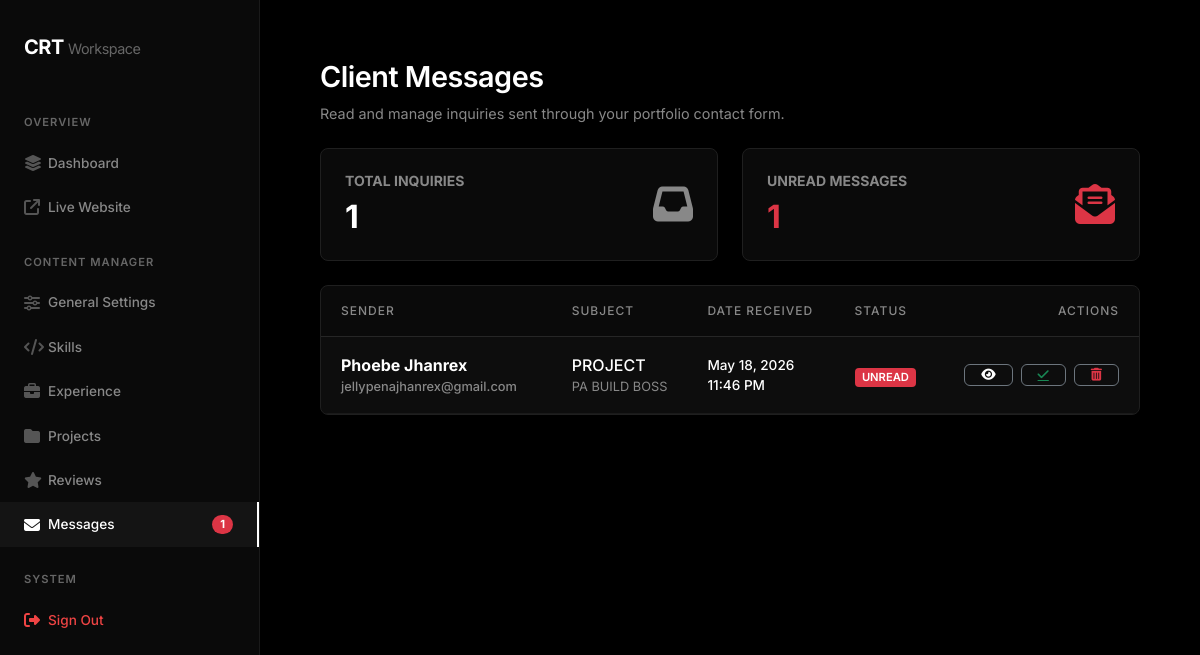
The page /admin/messages?success=read (signed in) on the database its author committed.
### tables this page shows
CREATE TABLE `messages` (
  `id` int(11) NOT NULL,
  `name` varchar(100) NOT NULL,
  `email` varchar(100) NOT NULL,
  `subject` varchar(255) DEFAULT NULL,
  `message` text NOT NULL,
  `created_at` timestamp NOT NULL DEFAULT current_timestamp(),
  `is_read` tinyint(1) DEFAULT 0
);

### admin/messages.php (the view, shortened to what this page needs)
<?php
include 'includes/header.php';
$messages = $pdo->query("SELECT * FROM messages ORDER BY id DESC")->fetchAll();
$total_messages = count($messages);
$unread_messages = 0;
foreach($messages as $m) {
    if($m['is_read'] == 0) $unread_messages++;
}
?>
    <div class="d-flex justify-content-between align-items-center mb-4">
        <div>
            <h1 class="page-title">Client Messages</h1>
            <p class="page-subtitle mb-0">Read and manage inquiries sent through your portfolio contact form.</p>
        </div>
    </div>
    <div class="row g-4 mb-4">
        <div class="col-md-6">
            <div class="card-custom d-flex justify-content-between align-items-center py-4">
                <div>
                    <h6 class="text-muted-custom small text-uppercase fw-bold mb-2">Total Inquiries</h6>
                    <h2 class="text-white fw-bold mb-0"><?= $total_messages ?></h2>
                </div>
                <div class="fs-1 text-muted-custom"><i class="fa-solid fa-inbox"></i></div>
            </div>
        </div>
        <div class="col-md-6">
            <div class="card-custom d-flex justify-content-between align-items-center py-4">
                <div>
                    <h6 class="text-muted-custom small text-uppercase fw-bold mb-2">Unread Messages</h6>
                    <h2 class="text-danger fw-bold mb-0"><?= $unread_messages ?></h2>
                </div>
                <div class="fs-1 text-danger"><i class="fa-solid fa-envelope-open-text"></i></div>
            </div>
        </div>
    </div>
    <div class="card-custom p-0 overflow-hidden mb-5">
        <table class="table mb-0">
            <thead>
                <tr>
                    <th style="width: 250px;">Sender</th>
                    <th>Subject</th>
                    <th style="width: 200px;">Date Received</th>
                    <th style="width: 120px;">Status</th>
                    <th style="width: 180px;" class="text-end">Actions</th>
                </tr>
            </thead>
            <tbody>
                <?php foreach($messages as $m): ?>
                <tr style="<?= $m['is_read'] == 0 ? 'background: rgba(255,255,255,0.01); font-weight: 500;' : '' ?>">
                    <td>
                        <div class="fw-bold <?= $m['is_read'] == 0 ? 'text-white' : 'text-secondary-custom' ?>">
                            <?= htmlspecialchars($m['name'] ?? '') ?>
                        </div>
                        <div class="text-muted-custom" style="font-size: 0.8rem;">
                            <?= htmlspecialchars($m['email'] ?? '') ?>
                        </div>
                    </td>
                    <td>
                        <span class="<?= $m['is_read'] == 0 ? 'text-white' : 'text-muted-custom' ?>">
                            <?= htmlspecialchars($m['subject'] ?? '(No Subject)') ?>
                        </span>
                        <div class="text-muted-custom text-truncate" style="max-width: 400px; font-size: 0.8rem; font-weight: normal;">
                            <?= htmlspecialchars($m['message'] ?? '') ?>
                        </div>
                    </td>
                    <td class="text-muted-custom" style="font-size: 0.85rem;">
                        <?= date('M d, Y h:i A', strtotime($m['created_at'])) ?>
                    </td>
                    <td>
                        <?php if($m['is_read'] == 0): ?>
                            <span class="badge bg-danger px-2.5 py-1.5" style="border-radius: 4px; font-size: 0.7rem; font-weight: 600;">UNREAD</span>
                        <?php else: ?>
                            <span class="badge bg-dark border border-secondary text-secondary px-2.5 py-1.5" style="border-radius: 4px; font-size: 0.7rem; font-weight: 500;">READ</span>
                        <?php endif; ?>
                    </td>
                    <td class="text-end">
                        <div class="d-flex gap-2 justify-content-end">
                            <button class="btn-outline-custom border-secondary px-3 py-1 view-msg-btn"
                                    data-id="<?= $m['id'] ?>"
                                    data-name="<?= htmlspecialchars($m['name']) ?>"
                                    data-email="<?= htmlspecialchars($m['email']) ?>"
                                    data-subject="<?= htmlspecialchars($m['subject']) ?>"
                                    data-message="<?= htmlspecialchars($m['message']) ?>"
                                    data-date="<?= date('M d, Y h:i A', strtotime($m['created_at'])) ?>"
                                    data-read="<?= $m['is_read'] ?>"
                                    title="Read Message">
                                <i class="fa-solid fa-eye" style="font-size: 0.8rem;"></i>
                            </button>
                            <?php if($m['is_read'] == 0): ?>
                                <a href="?action=read&id=<?= $m['id'] ?>" class="btn-outline-custom border-secondary px-3 py-1 text-success" title="Mark as Read">
                                    <i class="fa-solid fa-check" style="font-size: 0.8rem;"></i>
                                </a>
                            <?php else: ?>
                                <a href="?action=unread&id=<?= $m['id'] ?>" class="btn-outline-custom border-secondary px-3 py-1 text-warning" title="Mark as Unread">
                                    <i class="fa-solid fa-envelope" style="font-size: 0.8rem;"></i>
                                </a>
                            <?php endif; ?>
                            <a href="?action=delete&id=<?= $m['id'] ?>" class="btn-outline-custom text-danger border-secondary px-3 py-1 delete-msg-btn" title="Delete Inquiry">
                                <i class="fa-solid fa-trash-can" style="font-size: 0.8rem;"></i>
                            </a>
                        </div>
                    </td>
                </tr>
                <?php endforeach; ?>
            </tbody>
        </table>
    </div>
<?php include 'includes/footer.php'; ?>

### admin/includes/header.php (style rules this page uses)
body { background-color: #000; color: #ededed; font-family: 'Inter', sans-serif; overflow-x: hidden; }
.page-title { font-size: 1.8rem; font-weight: 600; color: #fff; letter-spacing: -0.5px; margin-bottom: 8px; }
.page-subtitle { color: #888; font-size: 0.9rem; margin-bottom: 40px; }
.card-custom { background: #0a0a0a; border: 1px solid #1f1f1f; border-radius: 8px; padding: 24px; }
.btn-outline-custom { display: inline-flex; align-items: center; justify-content: center; gap: 8px; background: transparent; color: #fff; border: 1px solid #333; padding: 8px 16px; border-radius: 6px; font-size: 0.85rem; font-weight: 500; transition: 0.2s; }
.table { margin-bottom: 0; color: #fff !important; }
.table th { background: transparent; border-bottom: 1px solid #262626; color: #888; font-size: 0.75rem; text-transform: uppercase; letter-spacing: 1px; font-weight: 500; padding: 16px 20px; }
.table td { background: transparent; border-bottom: 1px solid #1a1a1a; padding: 16px 20px; vertical-align: middle; border-top: none; color: #fff !important; }
.text-muted-custom { color: #888; }

### rows shown on the page
messages: name "Phoebe Jhanrex", email "jellypenajhanrex@gmail.com", subject "PROJECT", message "PA BUILD BOSS", created_at "May 18, 2026 11:46 PM", is_read "UNREAD"

### other values the page prints
$unread_count "1"
$total_messages "1"
$unread_messages "1"
